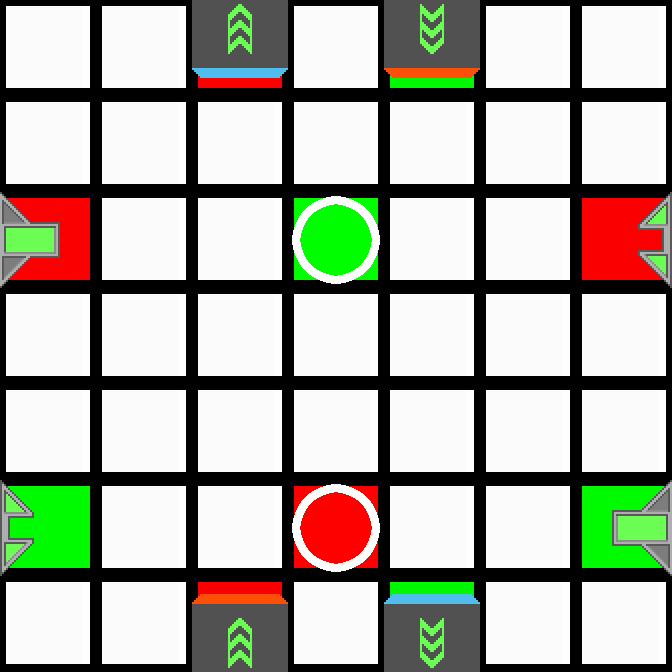

A 2D game scene composited from a Tiled map and its tileset images. What follows is a short description and the map's XML, with every tile layer's data as written:
An orthogonal 7x7 tile map with 96x96 px tiles, 2 tile layers (Colors, Tiles).

<map version="1.0" orientation="orthogonal" renderorder="right-down" width="7" height="7" tilewidth="96" tileheight="96">
 <properties>
  <property name="AvailableColors" value="0, 0" />
  <property name="AvailableTiles" value="1, 1, 2, 2" />
 </properties>
 <tileset firstgid="1" source="../tiles.tsx" />
 <layer name="Colors" width="7" height="7">
  <data encoding="csv">
87,87,81,87,82,87,87,
87,87,87,87,87,87,87,
81,87,87,82,87,87,81,
87,87,87,87,87,87,87,
87,87,87,87,87,87,87,
82,87,87,81,87,87,82,
87,87,81,87,82,87,87
</data>
 </layer>
 <layer name="Tiles" width="7" height="7">
  <data encoding="csv">
1,1,21,1,27,1,1,
1,1,1,1,1,1,1,
6,1,1,29,1,1,12,
1,1,1,1,1,1,1,
1,1,1,1,1,1,1,
10,1,1,29,1,1,8,
1,1,25,1,23,1,1
</data>
 </layer>
</map>
